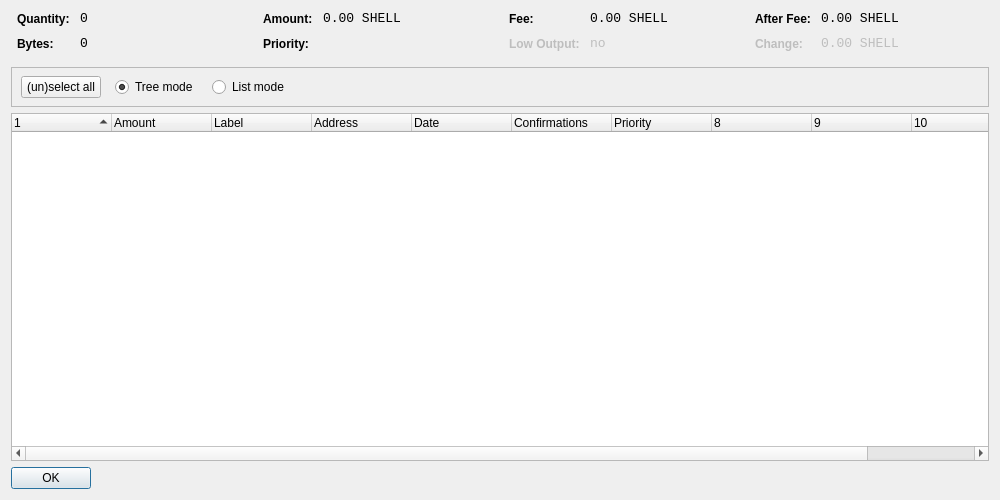
<?xml version="1.0" encoding="UTF-8"?>
<ui version="4.0">
 <class>CoinControlDialog</class>
 <widget class="QDialog" name="CoinControlDialog">
  <property name="geometry">
   <rect>
    <x>0</x>
    <y>0</y>
    <width>1000</width>
    <height>500</height>
   </rect>
  </property>
  <property name="windowTitle">
   <string>Coin Control</string>
  </property>
  <layout class="QVBoxLayout" name="verticalLayout">
   <item>
    <layout class="QHBoxLayout" name="horizontalLayoutTop" stretch="0,0,0,0">
     <property name="topMargin">
      <number>0</number>
     </property>
     <property name="bottomMargin">
      <number>10</number>
     </property>
     <item>
      <layout class="QFormLayout" name="formLayoutCoinControl1">
       <property name="horizontalSpacing">
        <number>10</number>
       </property>
       <property name="verticalSpacing">
        <number>10</number>
       </property>
       <property name="leftMargin">
        <number>6</number>
       </property>
       <property name="rightMargin">
        <number>6</number>
       </property>
       <item row="0" column="0">
        <widget class="QLabel" name="labelCoinControlQuantityText">
         <property name="styleSheet">
          <string notr="true">font-weight:bold;</string>
         </property>
         <property name="text">
          <string>Quantity:</string>
         </property>
        </widget>
       </item>
       <item row="0" column="1">
        <widget class="QLabel" name="labelCoinControlQuantity">
         <property name="font">
          <font>
           <family>Monospace</family>
           <pointsize>10</pointsize>
          </font>
         </property>
         <property name="cursor">
          <cursorShape>IBeamCursor</cursorShape>
         </property>
         <property name="contextMenuPolicy">
          <enum>Qt::ActionsContextMenu</enum>
         </property>
         <property name="text">
          <string notr="true">0</string>
         </property>
         <property name="textInteractionFlags">
          <set>Qt::LinksAccessibleByMouse|Qt::TextSelectableByKeyboard|Qt::TextSelectableByMouse</set>
         </property>
        </widget>
       </item>
       <item row="1" column="0">
        <widget class="QLabel" name="labelCoinControlBytesText">
         <property name="styleSheet">
          <string notr="true">font-weight:bold;</string>
         </property>
         <property name="text">
          <string>Bytes:</string>
         </property>
        </widget>
       </item>
       <item row="1" column="1">
        <widget class="QLabel" name="labelCoinControlBytes">
         <property name="font">
          <font>
           <family>Monospace</family>
           <pointsize>10</pointsize>
          </font>
         </property>
         <property name="cursor">
          <cursorShape>IBeamCursor</cursorShape>
         </property>
         <property name="contextMenuPolicy">
          <enum>Qt::ActionsContextMenu</enum>
         </property>
         <property name="text">
          <string notr="true">0</string>
         </property>
         <property name="textInteractionFlags">
          <set>Qt::LinksAccessibleByMouse|Qt::TextSelectableByKeyboard|Qt::TextSelectableByMouse</set>
         </property>
        </widget>
       </item>
      </layout>
     </item>
     <item>
      <layout class="QFormLayout" name="formLayoutCoinControl2">
       <property name="horizontalSpacing">
        <number>10</number>
       </property>
       <property name="verticalSpacing">
        <number>10</number>
       </property>
       <property name="leftMargin">
        <number>6</number>
       </property>
       <property name="rightMargin">
        <number>6</number>
       </property>
       <item row="0" column="0">
        <widget class="QLabel" name="labelCoinControlAmountText">
         <property name="styleSheet">
          <string notr="true">font-weight:bold;</string>
         </property>
         <property name="text">
          <string>Amount:</string>
         </property>
        </widget>
       </item>
       <item row="0" column="1">
        <widget class="QLabel" name="labelCoinControlAmount">
         <property name="font">
          <font>
           <family>Monospace</family>
           <pointsize>10</pointsize>
          </font>
         </property>
         <property name="cursor">
          <cursorShape>IBeamCursor</cursorShape>
         </property>
         <property name="contextMenuPolicy">
          <enum>Qt::ActionsContextMenu</enum>
         </property>
         <property name="text">
          <string notr="true">0.00 SHELL</string>
         </property>
         <property name="textInteractionFlags">
          <set>Qt::LinksAccessibleByMouse|Qt::TextSelectableByKeyboard|Qt::TextSelectableByMouse</set>
         </property>
        </widget>
       </item>
       <item row="1" column="0">
        <widget class="QLabel" name="labelCoinControlPriorityText">
         <property name="styleSheet">
          <string notr="true">font-weight:bold;</string>
         </property>
         <property name="text">
          <string>Priority:</string>
         </property>
        </widget>
       </item>
       <item row="1" column="1">
        <widget class="QLabel" name="labelCoinControlPriority">
         <property name="font">
          <font>
           <family>Monospace</family>
           <pointsize>10</pointsize>
          </font>
         </property>
         <property name="cursor">
          <cursorShape>IBeamCursor</cursorShape>
         </property>
         <property name="contextMenuPolicy">
          <enum>Qt::ActionsContextMenu</enum>
         </property>
         <property name="text">
          <string/>
         </property>
         <property name="textInteractionFlags">
          <set>Qt::LinksAccessibleByMouse|Qt::TextSelectableByKeyboard|Qt::TextSelectableByMouse</set>
         </property>
        </widget>
       </item>
      </layout>
     </item>
     <item>
      <layout class="QFormLayout" name="formLayoutCoinControl3">
       <property name="horizontalSpacing">
        <number>10</number>
       </property>
       <property name="verticalSpacing">
        <number>10</number>
       </property>
       <property name="leftMargin">
        <number>6</number>
       </property>
       <property name="rightMargin">
        <number>6</number>
       </property>
       <item row="0" column="0">
        <widget class="QLabel" name="labelCoinControlFeeText">
         <property name="styleSheet">
          <string notr="true">font-weight:bold;</string>
         </property>
         <property name="text">
          <string>Fee:</string>
         </property>
        </widget>
       </item>
       <item row="0" column="1">
        <widget class="QLabel" name="labelCoinControlFee">
         <property name="font">
          <font>
           <family>Monospace</family>
           <pointsize>10</pointsize>
          </font>
         </property>
         <property name="cursor">
          <cursorShape>IBeamCursor</cursorShape>
         </property>
         <property name="contextMenuPolicy">
          <enum>Qt::ActionsContextMenu</enum>
         </property>
         <property name="text">
          <string notr="true">0.00 SHELL</string>
         </property>
         <property name="textInteractionFlags">
          <set>Qt::LinksAccessibleByMouse|Qt::TextSelectableByKeyboard|Qt::TextSelectableByMouse</set>
         </property>
        </widget>
       </item>
       <item row="1" column="0">
        <widget class="QLabel" name="labelCoinControlLowOutputText">
         <property name="enabled">
          <bool>false</bool>
         </property>
         <property name="styleSheet">
          <string notr="true">font-weight:bold;</string>
         </property>
         <property name="text">
          <string>Low Output:</string>
         </property>
        </widget>
       </item>
       <item row="1" column="1">
        <widget class="QLabel" name="labelCoinControlLowOutput">
         <property name="enabled">
          <bool>false</bool>
         </property>
         <property name="font">
          <font>
           <family>Monospace</family>
           <pointsize>10</pointsize>
          </font>
         </property>
         <property name="cursor">
          <cursorShape>IBeamCursor</cursorShape>
         </property>
         <property name="contextMenuPolicy">
          <enum>Qt::ActionsContextMenu</enum>
         </property>
         <property name="text">
          <string notr="true">no</string>
         </property>
         <property name="textInteractionFlags">
          <set>Qt::LinksAccessibleByMouse|Qt::TextSelectableByKeyboard|Qt::TextSelectableByMouse</set>
         </property>
        </widget>
       </item>
      </layout>
     </item>
     <item>
      <layout class="QFormLayout" name="formLayoutCoinControl4">
       <property name="horizontalSpacing">
        <number>10</number>
       </property>
       <property name="verticalSpacing">
        <number>10</number>
       </property>
       <property name="leftMargin">
        <number>6</number>
       </property>
       <property name="rightMargin">
        <number>6</number>
       </property>
       <item row="0" column="0">
        <widget class="QLabel" name="labelCoinControlAfterFeeText">
         <property name="styleSheet">
          <string notr="true">font-weight:bold;</string>
         </property>
         <property name="text">
          <string>After Fee:</string>
         </property>
        </widget>
       </item>
       <item row="0" column="1">
        <widget class="QLabel" name="labelCoinControlAfterFee">
         <property name="font">
          <font>
           <family>Monospace</family>
           <pointsize>10</pointsize>
          </font>
         </property>
         <property name="cursor">
          <cursorShape>IBeamCursor</cursorShape>
         </property>
         <property name="contextMenuPolicy">
          <enum>Qt::ActionsContextMenu</enum>
         </property>
         <property name="text">
          <string notr="true">0.00 SHELL</string>
         </property>
         <property name="textInteractionFlags">
          <set>Qt::LinksAccessibleByMouse|Qt::TextSelectableByKeyboard|Qt::TextSelectableByMouse</set>
         </property>
        </widget>
       </item>
       <item row="1" column="0">
        <widget class="QLabel" name="labelCoinControlChangeText">
         <property name="enabled">
          <bool>false</bool>
         </property>
         <property name="styleSheet">
          <string notr="true">font-weight:bold;</string>
         </property>
         <property name="text">
          <string>Change:</string>
         </property>
        </widget>
       </item>
       <item row="1" column="1">
        <widget class="QLabel" name="labelCoinControlChange">
         <property name="enabled">
          <bool>false</bool>
         </property>
         <property name="font">
          <font>
           <family>Monospace</family>
           <pointsize>10</pointsize>
          </font>
         </property>
         <property name="cursor">
          <cursorShape>IBeamCursor</cursorShape>
         </property>
         <property name="contextMenuPolicy">
          <enum>Qt::ActionsContextMenu</enum>
         </property>
         <property name="text">
          <string notr="true">0.00 SHELL</string>
         </property>
         <property name="textInteractionFlags">
          <set>Qt::LinksAccessibleByMouse|Qt::TextSelectableByKeyboard|Qt::TextSelectableByMouse</set>
         </property>
        </widget>
       </item>
      </layout>
     </item>
    </layout>
   </item>
   <item>
    <widget class="QFrame" name="frame">
     <property name="minimumSize">
      <size>
       <width>0</width>
       <height>40</height>
      </size>
     </property>
     <property name="frameShape">
      <enum>QFrame::StyledPanel</enum>
     </property>
     <property name="frameShadow">
      <enum>QFrame::Sunken</enum>
     </property>
     <widget class="QWidget" name="horizontalLayoutWidget">
      <property name="geometry">
       <rect>
        <x>10</x>
        <y>0</y>
        <width>781</width>
        <height>41</height>
       </rect>
      </property>
      <layout class="QHBoxLayout" name="horizontalLayoutPanel" stretch="0,0,0,0,0">
       <property name="spacing">
        <number>14</number>
       </property>
       <item>
        <widget class="QPushButton" name="pushButtonSelectAll">
         <property name="sizePolicy">
          <sizepolicy hsizetype="Maximum" vsizetype="Fixed">
           <horstretch>0</horstretch>
           <verstretch>0</verstretch>
          </sizepolicy>
         </property>
         <property name="text">
          <string>(un)select all</string>
         </property>
        </widget>
       </item>
       <item>
        <widget class="QRadioButton" name="radioTreeMode">
         <property name="sizePolicy">
          <sizepolicy hsizetype="Maximum" vsizetype="Fixed">
           <horstretch>0</horstretch>
           <verstretch>0</verstretch>
          </sizepolicy>
         </property>
         <property name="text">
          <string>Tree mode</string>
         </property>
         <property name="checked">
          <bool>true</bool>
         </property>
        </widget>
       </item>
       <item>
        <widget class="QRadioButton" name="radioListMode">
         <property name="sizePolicy">
          <sizepolicy hsizetype="Maximum" vsizetype="Fixed">
           <horstretch>0</horstretch>
           <verstretch>0</verstretch>
          </sizepolicy>
         </property>
         <property name="text">
          <string>List mode</string>
         </property>
        </widget>
       </item>
       <item>
        <spacer name="horizontalSpacer">
         <property name="orientation">
          <enum>Qt::Horizontal</enum>
         </property>
         <property name="sizeHint" stdset="0">
          <size>
           <width>40</width>
           <height>20</height>
          </size>
         </property>
        </spacer>
       </item>
      </layout>
     </widget>
    </widget>
   </item>
   <item>
    <widget class="CoinControlTreeWidget" name="treeWidget">
     <property name="contextMenuPolicy">
      <enum>Qt::CustomContextMenu</enum>
     </property>
     <property name="sortingEnabled">
      <bool>false</bool>
     </property>
     <property name="columnCount">
      <number>11</number>
     </property>
     <attribute name="headerShowSortIndicator" stdset="0">
      <bool>true</bool>
     </attribute>
     <attribute name="headerStretchLastSection">
      <bool>false</bool>
     </attribute>
     <column>
      <property name="text">
       <string/>
      </property>
     </column>
     <column>
      <property name="text">
       <string>Amount</string>
      </property>
     </column>
     <column>
      <property name="text">
       <string>Label</string>
      </property>
     </column>
     <column>
      <property name="text">
       <string>Address</string>
      </property>
     </column>
     <column>
      <property name="text">
       <string>Date</string>
      </property>
     </column>
     <column>
      <property name="text">
       <string>Confirmations</string>
      </property>
      <property name="toolTip">
       <string>Confirmed</string>
      </property>
     </column>
     <column>
      <property name="text">
       <string>Priority</string>
      </property>
     </column>
     <column>
      <property name="text">
       <string/>
      </property>
     </column>
     <column>
      <property name="text">
       <string/>
      </property>
     </column>
     <column>
      <property name="text">
       <string/>
      </property>
     </column>
     <column>
      <property name="text">
       <string/>
      </property>
     </column>
    </widget>
   </item>
   <item>
    <widget class="QDialogButtonBox" name="buttonBox">
     <property name="sizePolicy">
      <sizepolicy hsizetype="Maximum" vsizetype="Fixed">
       <horstretch>0</horstretch>
       <verstretch>0</verstretch>
      </sizepolicy>
     </property>
     <property name="orientation">
      <enum>Qt::Horizontal</enum>
     </property>
     <property name="standardButtons">
      <set>QDialogButtonBox::Ok</set>
     </property>
    </widget>
   </item>
  </layout>
 </widget>
 <customwidgets>
  <customwidget>
   <class>CoinControlTreeWidget</class>
   <extends>QTreeWidget</extends>
   <header>coincontroltreewidget.h</header>
  </customwidget>
 </customwidgets>
 <resources/>
 <connections/>
</ui>
